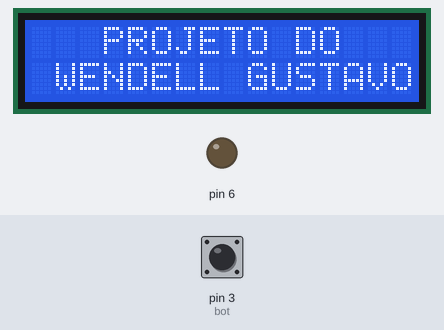
Recording of a sketch running on a simulated Arduino Uno, built with avr-gcc and run on an emulated ATmega328P. On the bench: 16×2 character LCD, output pins drawn as LEDs (lit = HIGH). The test bench sets the inputs (shaded band); at power-on: pin 3 (bot) LOW. Random numbers use the default seed unless the sketch sets one.

Above: at 0.2 s.
At 4.8 s:
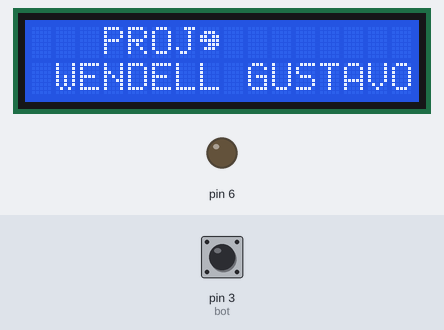
At 9.9 s:
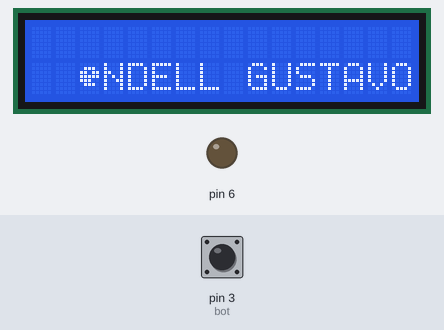
At 19.6 s:
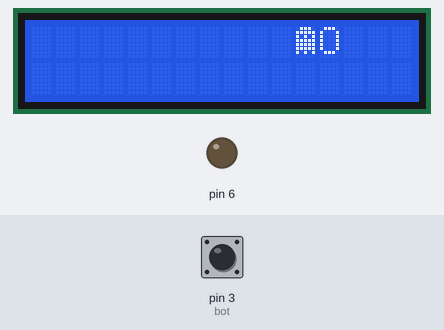
At 29.7 s:
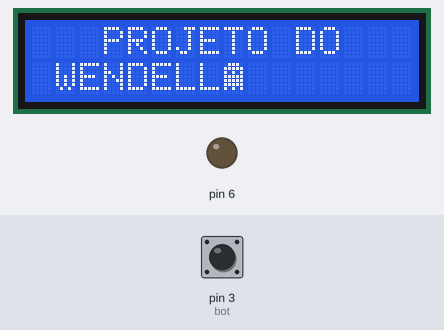
At 39.4 s:
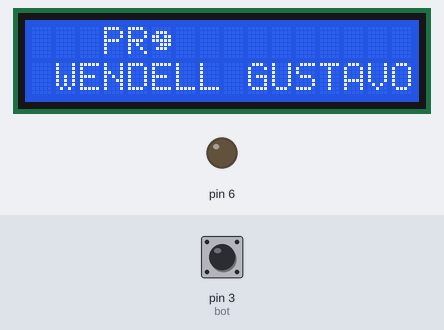

Measured:
- what the display in image 1 shows lasts 0.5 s, from 4.8 s to 5.3 s

The sketch:

Botaoseparar.ino
```cpp
#include <Wire.h>
#include <LiquidCrystal_I2C.h>

LiquidCrystal_I2C lcd(0x27, 16, 2);

#define buttonPin  8
#define bot 3

int botread=0;

byte fan[8] = {
        B01110,
        B11111,
        B10101,
        B11111,
        B11111,
        B11111,
        B10101,
        B00000
};

byte pacmanusu[8] = {
        B00000,
        B01110,
        B11011,
        B11111,
        B11100,
        B01110,
        B00000,
        B00000
};

byte hit[8] = {
  0b00000,
  0b11011,
  0b01110,
  0b00100,
  0b00100,
  0b01110,
  0b11011,
  0b00000
};

byte heart[8] = {
  0b00000,
  0b01010,
  0b11111,
  0b11111,
  0b01110,
  0b00100,
  0b00000,
  0b00000
};
byte pacman1[8] = {
        B00000,
        B01110,
        B11011,
        B11111,
        B11100,
        B01110,
        B00000,
        B00000
};
byte pacman2[8] = {
        B00000,
        B01110,
        B11011,
        B11111,
        B11111,
        B01110,
        B00000,
        B00000
};
byte pacman3[8] = {
        B00000,
        B01110,
        B11111,
        B11101,
        B10111,
        B00110,
        B00000,
        B00000
};
byte pacman4[8] = {
        B00000,
        B01110,
        B11011,
        B11111,
        B00111,
        B01110,
        B00000,
        B00000
};
byte fantasma1[8] = {
        B01110,
        B11111,
        B10101,
        B11111,
        B11111,
        B11111,
        B10101,
        B00000
};
byte fantasma2[8] = {
        B01110,
        B11111,
        B10101,
        B11111,
        B10001,
        B11111,
        B10101,
        B00000
};
byte vazio[8] = {
        B00000,
        B00000,
        B00000,
        B00000,
        B00000,
        B00000,
        B00000,
        B00000
};


int pipes[16];
int birdY = 2;
int birdX = 7;
int score = 0;
int speedlvl = 400;

int life = 3; // number of lives

void setup() {
  lcd.backlight();
  Serial.begin (9600);

  randomSeed(analogRead(0));

  pinMode(buttonPin, INPUT_PULLUP);
  pinMode(bot, INPUT);
  pinMode(6, OUTPUT);

  int i = 0;
  for (i = 0; i<16; i++) {
    pipes[i] = 0;
  }

  lcd.init();

  lcd.createChar(0, fan);
  lcd.createChar(1, pacmanusu);
  lcd.createChar(2, hit);
  lcd.createChar(3, heart);
  lcd.createChar(4, pacman1);
  lcd.createChar(5, pacman2);
  lcd.createChar(6, pacman3);
  lcd.createChar(7, pacman4);
  lcd.createChar(8, fantasma1);
  lcd.createChar(9, fantasma2);
  lcd.createChar(10, vazio);
}


void birdfly() {
  int buttonValue = digitalRead(buttonPin);
  int charId = 0;

  if (buttonValue == LOW) {
    birdY = 0;
    charId = 1;
  } else {
    birdY = 1;
    charId = 1;
    if (pipes[birdX] == 1) {
      charId = 2;
      life--;
      score--;
    }
  }

  lcd.setCursor(birdX, birdY);
  lcd.write((byte)charId);
}


void movePipes() {
  int dist = random(0, 2);
  // move the pipes along screen
  int i;
  for (i=1; i<16; i++) {
    pipes[i-1] = pipes[i];
  }

  if (dist == 1 && (pipes[16] == 2 || pipes[13] == 1)) {
      pipes[15] = 0;
  } else {
     pipes[15] = random(0, 2);
  }

  for (i = 0; i<16; i++) {
    if (pipes[i] != 0) {
      lcd.setCursor(i, 1);
      lcd.write((byte)0);
    }
  }

}


void showLives() {
  int i;
  for (i=0; i<life; i++) {
    lcd.setCursor(i, 0);
    lcd.write((byte)3);
  }
}

void showScore() {
  lcd.setCursor(13,0);
  lcd.print(score);
}

void nada0(){
  lcd.setCursor(15,0);
  lcd.write((byte)10);
}
void nada1(){
  lcd.setCursor(14,0);
  lcd.write((byte)10);
}
void nada2(){
  lcd.setCursor(13,0);
  lcd.write((byte)10);
}
void nada3(){
  lcd.setCursor(12,0);
  lcd.write((byte)10);
}
void nada4(){
  lcd.setCursor(11,0);
  lcd.write((byte)10);
}
void nada5(){
  lcd.setCursor(10,0);
  lcd.write((byte)10);
}
void nada6(){
  lcd.setCursor(9,0);
  lcd.write((byte)10);
}
void nada7(){
  lcd.setCursor(8,0);
  lcd.write((byte)10);
}
void nada8(){
  lcd.setCursor(7,0);
  lcd.write((byte)10);
}
void nada9(){
  lcd.setCursor(6,0);
  lcd.write((byte)10);
}
void nada10(){
  lcd.setCursor(5,0);
  lcd.write((byte)10);
}
void nada11(){
  lcd.setCursor(4,0);
  lcd.write((byte)10);
}
void nada12(){
  lcd.setCursor(3,0);
  lcd.write((byte)10);
}
void nada13(){
  lcd.setCursor(2,0);
  lcd.write((byte)10);
}
void nada14(){
  lcd.setCursor(1,0);
  lcd.write((byte)10);
}
void nada15(){
  lcd.setCursor(0,0);
  lcd.write((byte)10);
}
void nada16(){
  lcd.setCursor(0,1);
  lcd.write((byte)10);
}
void nada17(){
  lcd.setCursor(1,1);
  lcd.write((byte)10);
}
void nada18(){
  lcd.setCursor(2,1);
  lcd.write((byte)10);
}
void nada19(){
  lcd.setCursor(3,1);
  lcd.write((byte)10);
}
void nada20(){
  lcd.setCursor(4,1);
  lcd.write((byte)10);
}
void nada21(){
  lcd.setCursor(5,1);
  lcd.write((byte)10);
}
void nada22(){
  lcd.setCursor(6,1);
  lcd.write((byte)10);
}
void nada23(){
  lcd.setCursor(7,1);
  lcd.write((byte)10);
}
void nada24(){
  lcd.setCursor(8,1);
  lcd.write((byte)10);
}
void nada25(){
  lcd.setCursor(9,1);
  lcd.write((byte)10);
}
void nada26(){
  lcd.setCursor(10,1);
  lcd.write((byte)10);
}
void nada27(){
  lcd.setCursor(11,1);
  lcd.write((byte)10);
}
void nada28(){
  lcd.setCursor(12,1);
  lcd.write((byte)10);
}
void nada29(){
  lcd.setCursor(13,1);
  lcd.write((byte)10);
}
void nada30(){
  lcd.setCursor(14,1);
  lcd.write((byte)10);
}
void nada31(){
  lcd.setCursor(15,1);
  lcd.write((byte)10);
}

void pacmana() {
  lcd.setCursor(15,0);
  lcd.write((byte)7);
}
void pacmanb(){
  lcd.setCursor(14,0);
  lcd.write((byte)5);
}
void pacmanc(){
  lcd.setCursor(13,0);
  lcd.write((byte)7);
}
void pacmand(){
  lcd.setCursor(12,0);
  lcd.write((byte)5);
}
void pacmane(){
  lcd.setCursor(11,0);
  lcd.write((byte)7);
}
void pacmanf(){
  lcd.setCursor(10,0);
  lcd.write((byte)5);
}
void pacmang(){
  lcd.setCursor(9,0);
  lcd.write((byte)7);
}
void pacmanh(){
  lcd.setCursor(8,0);
  lcd.write((byte)5);
}
void pacmani(){
  lcd.setCursor(7,0);
  lcd.write((byte)7);
}
void pacmanj(){
  lcd.setCursor(6,0);
  lcd.write((byte)5);
}
void pacmank(){
  lcd.setCursor(5,0);
  lcd.write((byte)7);
}
void pacmanl(){
  lcd.setCursor(4,0);
  lcd.write((byte)5);
}
void pacmanm(){
  lcd.setCursor(3,0);
  lcd.write((byte)7);
}
void pacmann(){
  lcd.setCursor(2,0);
  lcd.write((byte)5);
}
void pacmano(){
  lcd.setCursor(1,0);
  lcd.write((byte)7);
}
void pacmanp(){
  lcd.setCursor(0,0);
  lcd.write((byte)6);
}
void pacmanq(){
  lcd.setCursor(0,1);
  lcd.write((byte)4);
}
void pacmanr(){
  lcd.setCursor(1,1);
  lcd.write((byte)5);
}
void pacmans(){
  lcd.setCursor(2,1);
  lcd.write((byte)4);
}
void pacmant(){
  lcd.setCursor(3,1);
  lcd.write((byte)5);
}
void pacmanu(){
  lcd.setCursor(4,1);
  lcd.write((byte)4);
}
void pacmanv(){
  lcd.setCursor(5,1);
  lcd.write((byte)5);
}
void pacmanw(){
  lcd.setCursor(6,1);
  lcd.write((byte)4);
}
void pacmanx(){
  lcd.setCursor(7,1);
  lcd.write((byte)5);
}
void pacmany(){
  lcd.setCursor(8,1);
  lcd.write((byte)4);
}
void pacmanz(){
  lcd.setCursor(9,1);
  lcd.write((byte)5);
}
void pacmanaa(){
  lcd.setCursor(10,1);
  lcd.write((byte)4);
}
void pacmanab(){
  lcd.setCursor(11,1);
  lcd.write((byte)5);
}
void pacmanac(){
  lcd.setCursor(12,1);
  lcd.write((byte)4);
}
void pacmanad(){
  lcd.setCursor(13,1);
  lcd.write((byte)5);
}
void pacmanae(){
  lcd.setCursor(14,1);
  lcd.write((byte)4);
}
void pacmanaf(){
  lcd.setCursor(15,1);
  lcd.write((byte)5);
}
void fantasmaa() {
  lcd.setCursor(15,0);
  lcd.write((byte)8);
}
void fantasmab(){
  lcd.setCursor(14,0);
  lcd.write((byte)8);
}
void fantasmac(){
  lcd.setCursor(13,0);
  lcd.write((byte)8);
}
void fantasmad(){
  lcd.setCursor(12,0);
  lcd.write((byte)8);
}
void fantasmae(){
  lcd.setCursor(11,0);
  lcd.write((byte)8);
}
void fantasmaf(){
  lcd.setCursor(10,0);
  lcd.write((byte)8);
}
void fantasmag(){
  lcd.setCursor(9,0);
  lcd.write((byte)8);
}
void fantasmah(){
  lcd.setCursor(8,0);
  lcd.write((byte)8);
}
void fantasmai(){
  lcd.setCursor(7,0);
  lcd.write((byte)8);
}
void fantasmaj(){
  lcd.setCursor(6,0);
  lcd.write((byte)8);
}
void fantasmak(){
  lcd.setCursor(5,0);
  lcd.write((byte)8);
}
void fantasmal(){
  lcd.setCursor(4,0);
  lcd.write((byte)8);
}
void fantasmam(){
  lcd.setCursor(3,0);
  lcd.write((byte)8);
}
void fantasman(){
  lcd.setCursor(2,0);
  lcd.write((byte)8);
}
void fantasmao(){
  lcd.setCursor(1,0);
  lcd.write((byte)8);
}
void fantasmap(){
  lcd.setCursor(0,0);
  lcd.write((byte)8);
}
void fantasmaq(){
  lcd.setCursor(0,1);
  lcd.write((byte)8);
}
void fantasmar(){
  lcd.setCursor(1,1);
  lcd.write((byte)8);
}
void fantasmas(){
  lcd.setCursor(2,1);
  lcd.write((byte)8);
}
void fantasmat(){
  lcd.setCursor(3,1);
  lcd.write((byte)8);
}
void fantasmau(){
  lcd.setCursor(4,1);
  lcd.write((byte)8);
}
void fantasmav(){
  lcd.setCursor(5,1);
  lcd.write((byte)8);
}
void fantasmaw(){
  lcd.setCursor(6,1);
  lcd.write((byte)8);
}
void fantasmax(){
  lcd.setCursor(7,1);
  lcd.write((byte)8);
}
void fantasmay(){
  lcd.setCursor(8,1);
  lcd.write((byte)8);
}
void fantasmaz(){
  lcd.setCursor(9,1);
  lcd.write((byte)8);
}
void fantasmaaa(){
  lcd.setCursor(10,1);
  lcd.write((byte)8);
}
void fantasmaab(){
  lcd.setCursor(11,1);
  lcd.write((byte)8);
}
void fantasmaac(){
  lcd.setCursor(12,1);
  lcd.write((byte)8);
}
void fantasmaad(){
  lcd.setCursor(13,1);
  lcd.write((byte)8);
}
void fantasmaae(){
  lcd.setCursor(14,1);
  lcd.write((byte)8);
}
void fantasmaaf(){
  lcd.setCursor(15,1);
  lcd.write((byte)8);
}

void loop() {
  lcd.clear();
  botread=digitalRead(bot);
  if(botread==HIGH){
  digitalWrite(6, HIGH);
  if (life > 0) {
    movePipes();
    birdfly();
    showLives();
    showScore();
    score++;
    speedlvl--;
  } else {
    lcd.setCursor(3, 0);
    lcd.print("  Perdeu");
    lcd.setCursor(3, 1);
    lcd.print("Pontos: ");
    lcd.print(score);
  }

  delay(speedlvl); // speed of pipes will decrease and move faster the more points you have

}
  if(botread==LOW){
  lcd.clear();
  lcd.setCursor (3,0);
  lcd.print("PROJETO DO");
  lcd.setCursor (1,1);
  lcd.print("WENDELL GUSTAVO");
  delay(500);
  lcd.setCursor (3,0);
  lcd.print("PROJETO DO");
  pacmana();
  delay(500);
  nada0();
  lcd.setCursor (3,0);
  lcd.print("PROJETO DO");
  pacmanb();
  delay(500);
  nada1();
  lcd.setCursor (3,0);
  lcd.print("PROJETO DO");
  pacmanc();
  delay(500);
  nada2();
  lcd.setCursor (3,0);
  lcd.print("PROJETO D");
  pacmand();
  delay(500);
  nada3();
  lcd.setCursor (3,0);
  lcd.print("PROJETO ");
  pacmane();
  delay(500);
  nada4();
  lcd.setCursor (3,0);
  lcd.print("PROJETO");
  pacmanf();
  delay(500);
  nada5();
  lcd.setCursor (3,0);
  lcd.print("PROJET");
  pacmang();
  delay(500);
  nada6();
  lcd.setCursor (3,0);
  lcd.print("PROJE");
  pacmanh();
  delay(500);
  nada7();
  lcd.setCursor (3,0);
  lcd.print("PROJ");
  pacmani();
  delay(500);
  nada8();
  lcd.setCursor (3,0);
  lcd.print("PRO");
  pacmanj();
  delay(500);
  nada9();
  lcd.setCursor (3,0);
  lcd.print("PR");
  pacmank();
  delay(500);
  nada10();
  lcd.setCursor (3,0);
  lcd.print("P");
  pacmanl();
  delay(500);
  nada11();
  pacmanm();
  delay(500);
  nada12();
  pacmann();
  delay(500);
  nada13();
  pacmano();
  delay(500);
  nada14();
  pacmanp();
  delay(500);
  nada15();
  lcd.setCursor (1,1);
  lcd.print("WENDELL GUSTAVO");
  pacmanq();
  delay(500);
  nada16();
  lcd.setCursor (2,1);
  lcd.print("ENDELL GUSTAVO");
  pacmanr();
  delay(500);
  nada17();
  lcd.setCursor (3,1);
  lcd.print("NDELL GUSTAVO");
  pacmans();
  delay(500);
  nada18();
  lcd.setCursor (4,1);
  lcd.print("DELL GUSTAVO");
  pacmant();
  delay(500);
  nada19();
  lcd.setCursor (5,1);
  lcd.print("ELL GUSTAVO");
  pacmanu();
  delay(500);
  nada20();
  lcd.setCursor (6,1);
  lcd.print("LL GUSTAVO");
  pacmanv();
  delay(500);
  nada21();
  lcd.setCursor (7,1);
  lcd.print("L GUSTAVO");
  pacmanw();
  delay(500);
  nada22();
  lcd.setCursor (8,1);
  lcd.print(" GUSTAVO");
  pacmanx();
  delay(500);
  nada23();
  lcd.setCursor (9,1);
  lcd.print("GUSTAVO");
  pacmany();
  delay(500);
  nada24();
  lcd.setCursor (10,1);
  lcd.print("USTAVO");
  pacmanz();
  delay(500);
  nada25();
  lcd.setCursor (11,1);
  lcd.print("STAVO");
  pacmanaa();
  delay(500);
  nada26();
  lcd.setCursor (12,1);
  lcd.print("TAVO");
  pacmanab();
  delay(500);
  nada27();
  lcd.setCursor (13,1);
  lcd.print("AVO");
  pacmanac();
  delay(500);
  nada28();
  lcd.setCursor (14,1);
  lcd.print("VO");
  pacmanad();
  delay(500);
  nada29();
  lcd.setCursor (15,1);
  lcd.print("O");
  pacmanae();
  delay(500);
  nada30();
  lcd.setCursor (0,1);
  pacmanaf();
  delay(500);
  nada31();
  delay(500);
  fantasmaa();
  delay(500);
  nada0();
  fantasmab();
  delay(500);
  nada1();
  fantasmac();
  delay(500);
  nada2();
  fantasmad();
  delay(500);
  lcd.setCursor(12,0);
  lcd.print("O");
  fantasmae();
  delay(500);
  lcd.setCursor(11,0);
  lcd.print("DO");
  fantasmaf();
  delay(500);
  lcd.setCursor(10,0);
  lcd.print(" DO");
  fantasmag();
  delay(500);
  lcd.setCursor(9,0);
  lcd.print("O DO");
  fantasmah();
  delay(500);
  lcd.setCursor(8,0);
  lcd.print("TO DO");
  fantasmai();
  delay(500);
  lcd.setCursor(7,0);
  lcd.print("ETO DO");
  fantasmaj();
  delay(500);
  lcd.setCursor(6,0);
  lcd.print("JETO DO");
  fantasmak();
  delay(500);
  lcd.setCursor(5,0);
  lcd.print("OJETO DO");
  fantasmal();
  delay(500);
  lcd.setCursor(4,0);
  lcd.print("ROJETO DO");
  fantasmam();
  delay(500);
  lcd.setCursor(3,0);
  lcd.print("PROJETO DO");
  fantasman();
  delay(500);
  nada13();
  fantasmao();
  delay(500);
  nada14();
  fantasmap();
  delay(500);
  nada15();
  fantasmaq();
  delay(500);
  nada16();
  lcd.setCursor(1,1);
  lcd.print("W");
  fantasmar();
  delay(500);
  lcd.setCursor(1,1);
  lcd.print("WE");
  fantasmas();
  delay(500);
  lcd.setCursor(1,1);
  lcd.print("WEN");
  fantasmat();
  delay(500);
  lcd.setCursor(1,1);
  lcd.print("WEND");
  fantasmau();
  delay(500);
  lcd.setCursor(1,1);
  lcd.print("WENDE");
  fantasmav();
  delay(500);
  lcd.setCursor(1,1);
  lcd.print("WENDEL");
  fantasmaw();
  delay(500);
  lcd.setCursor(1,1);
  lcd.print("WENDELL");
  fantasmax();
  delay(500);
  lcd.setCursor(1,1);
  lcd.print("WENDELL ");
  fantasmay();
  delay(500);
  lcd.setCursor(1,1);
  lcd.print("WENDELL G");
  fantasmaz();
  delay(500);
  lcd.setCursor(1,1);
  lcd.print("WENDELL GU");
  fantasmaaa();
  delay(500);
  lcd.setCursor(1,1);
  lcd.print("WENDELL GUS");
  fantasmaab();
  delay(500);
  lcd.setCursor(1,1);
  lcd.print("WENDELL GUST");
  fantasmaac();
  delay(500);
  lcd.setCursor(1,1);
  lcd.print("WENDELL GUSTA");
  fantasmaad();
  delay(500);
  lcd.setCursor(1,1);
  lcd.print("WENDELL GUSTAV");
  fantasmaae();
  delay(500);
  lcd.setCursor(1,1);
  lcd.print("WENDELL GUSTAVO");
  fantasmaaf();
  delay(500);
  }

}
```
